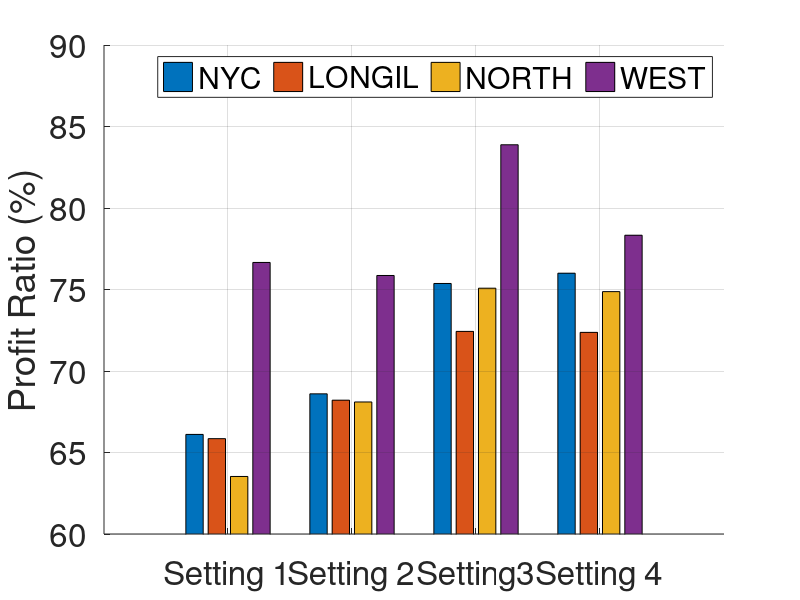

Recreate this plot in MATLAB.
% input_data=[66.11	68.60	75.37	76.00;
%             65.85	68.21	72.43	72.37;
%             63.53	68.10	75.08	74.87;
%             76.66	75.86	83.88	78.33];
% xvalues = {'DAP0-RTP36','DAP0-RTP288','DAP24-RTP36','DAP24-RTP288'};
% yvalues = {'NYC','LONGIL','NORTH','WEST'};
% h = heatmap(xvalues,yvalues,input_data,'Colormap',winter);
% caxis([60, 90]);
% h.CellLabelFormat = '%.2f';
% h.FontSize = 12;





% lambda = readmatrix('price.csv');
% v = readmatrix('value.csv');
% x=1:288;
% figure
% plot(x,lambda, 'LineWidth', 4);
% hold on
% plot(x,v, 'LineWidth',4);
% hold off
% legend('Real-time Price','Value Function at 50% SoC', 'Location', 'best', 'Orientation','horizontal','FontSize',36)
% set(gca,'FontSize',24)
% xlim([0,288])
% xticks([0 48 96 144 192 240 288])
% xticklabels({'0' '4' '8' '12' '16' '20' '24'})
% xlabel('Hour') 
% ylabel('$/MWh')
% grid on
% box off;




% NYCTR=[78.18
% 79.04
% 79.69
% 80.63
% 77.18
% 74.29
% 79.17
% 80.01
% 79.77
% 75.33];
% NYCTE=[75.57
% 75.74
% 76.53
% 75.37
% 72.82
% 71.67
% 75.08
% 76.73
% 75.01
% 71.68];
% scatter(NYCTR,NYCTE,100,"filled")
% xlabel('Training Profit Ratio (%)') 
% ylabel('Testing Profit Ratio (%)')
% set(gca,'FontSize',24)
xlim([70 86])


% LONGILTR=[78.54
% 81.39
% 80.43
% 80.07
% 75.56
% 72.17
% 79.20
% 79.64
% 79.35
% 77.02];
% LONGILTE=[68.13
% 72.43
% 70.29
% 69.56
% 63.75
% 61.59
% 69.42
% 70.40
% 70.14
% 66.31];
% scatter(LONGILTR,LONGILTE,100,"filled")
% xlabel('Training Profit Ratio (%)') 
% ylabel('Testing Profit Ratio (%)')
% set(gca,'FontSize',24)


% NORTHTR=[78.59
% 80.51
% 79.88
% 80.78
% 80.54
% 78.73
% 77.81
% 80.12
% 79.15
% 80.39];
% NORTHTE=[75.33
% 74.08
% 74.01
% 75.08
% 74.73
% 73.84
% 72.11
% 74.07
% 73.58
% 74.91];
% scatter(NORTHTR,NORTHTE,100,"filled")
% xlabel('Training Profit Ratio (%)') 
% ylabel('Testing Profit Ratio (%)')
% set(gca,'FontSize',24)


% WESTTR=[84.99
% 85.21
% 85.26
% 82.99
% 84.04
% 78.42
% 82.15
% 84.49
% 81.50
% 81.57];
% WESTTE=[83.44
% 83.31
% 83.88
% 81.22
% 81.58
% 75.77
% 80.00
% 82.63
% 79.24
% 79.43];
% scatter(WESTTR,WESTTE,100,"filled")
% xlabel('Training Profit Ratio (%)') 
% ylabel('Testing Profit Ratio (%)')
% set(gca,'FontSize',24)

% y = [66.11 65.85 63.53 76.66; 68.60 68.21 68.10 75.86; 75.37 72.43 75.08 83.88; 76.00 72.37 74.87 78.33; 71.98 65.07 74.60 77.36];
y = [66.11 65.85 63.53 76.66; 68.60 68.21 68.10 75.86; 75.37 72.43 75.08 83.88; 76.00 72.37 74.87 78.33];
bar(y)
ylim([60 90])
ylabel('Profit Ratio (%)')
yticks(60:5:90)
set(gca,'FontSize',24)
legend('NYC','LONGIL','NORTH','WEST', 'Location','best', 'Orientation','horizontal')
% xticks
xticklabels({'Setting 1', 'Setting 2', 'Setting3', 'Setting 4', 'Markov'})
grid on 
box off

% A=[75.37	69.55	76.33	81.36
% 77.23	72.43	77.59	81.90
% 75.41	71.01	75.08	82.64
% 75.89	72.91	77.15	83.88]';
% 
% figure;
% heatmap(A);
% xlabel('Training Locations')
% ylabel('Testing Locations')
% set(gca,'FontSize',24)
% ax = gca;
% ax.XData = [{'NYC','LONGIL','NORTH','WEST'}];
% ax.YData = [{'NYC','LONGIL','NORTH','WEST'}];

% xticklabels({'NYC','LONGIL','NORTH','WEST'})
% yticklabels({'NYC','LONGIL','NORTH','WEST'})